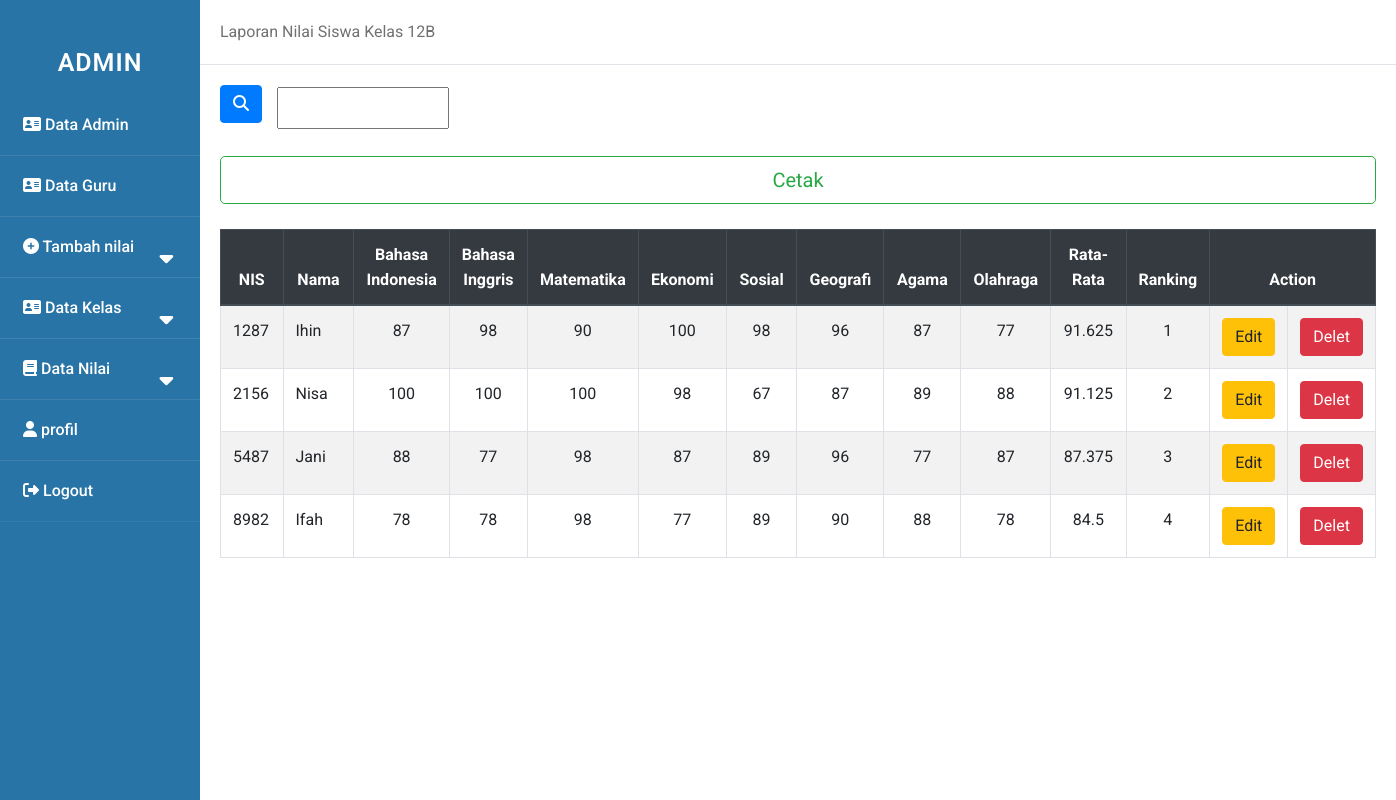
The app's page /admin/nilai_12b.php with its own data.
### tables this page shows
CREATE TABLE `nilai_12b` (
  `nis` varchar(100) NOT NULL,
  `nama` varchar(100) NOT NULL,
  `b_indo` varchar(100) NOT NULL,
  `b_ing` varchar(100) NOT NULL,
  `mtk` varchar(100) NOT NULL,
  `ekonomi` varchar(100) NOT NULL,
  `sosial` varchar(100) NOT NULL,
  `geografi` varchar(100) NOT NULL,
  `agama` varchar(100) NOT NULL,
  `olga` varchar(100) NOT NULL,
  `total` float NOT NULL
);

### admin/nilai_12b.php (the view, shortened to what this page needs)
<!DOCTYPE html>
<html>
    <head>
        <link rel="stylesheet" href="../asset/style.css">
    </head>
    <body>
    <div class="wrapper">
    <nav class="sidebar">
            <div class="text">ADMIN</div>
            <ul>
                <li><a href="data_admin.php"><i class="fas fa-address-card"></i> Data Admin</a></li>
                <li><a href="data_guru.php"><i class="fas fa-address-card "></i> Data Guru</a></li>
                <li>
                    <a class="nil-btn"><i class="fas fa-plus-circle"></i> Tambah nilai
                    <span class="fas fa-caret-down tam"></span>
                    </a>
                </li>
                <li>
                    <a class="feat-btn"><i class="fas fa-address-card "></i> Data Kelas
                        <span class="fas fa-caret-down first"></span>
                    </a>
                </li>
                <li>
                    <a class="serv-btn"><i class="fas fa-book"></i> Data Nilai
                    <span class="fas fa-caret-down second"></span>
                    </a>
                </li>
                <li><a href="profil.php"><i class="fas fa-user"></i> profil</a></li>
                <li><a href="../logout.php"><i class="fas fa-sign-out-alt"></i> Logout</a></li>
            </ul>
        </nav>
        <div class="main_content">
        <div class="header">Laporan Nilai Siswa Kelas 12B</div>
        <div class="info">
        <head>
            <link rel="stylesheet" href="https://cdn.jsdelivr.net/npm/bootstrap@4.5.3/dist/css/bootstrap.min.css">
        </head>
        <form action="" method="post" class="form-inline">
            <button type="submit" class="btn btn-primary mb-2" name="submit"><i class="fas fa-search"></i></button>
            <div class="col-sm-11">
                <input type="text" name="cari" palceholder="pencarian" autocomplete="off" class="col-sm-2 col-form-label">
            </div>
        </form>
        <br>
            <body>
            <a href="cetak_nilai_12b.php"><button type="button" class="btn btn-outline-success btn-lg btn-block">Cetak</button>
            <br>
                <table class="table table-bordered table-striped">
            <thead class="thead-dark">
                <tr  align="center">
                    <th scope="col">NIS</th>
                    <th scope="col">Nama</th>
                    <th scope="col">Bahasa Indonesia</th>
                    <th scope="col">Bahasa Inggris</th>
                    <th scope="col">Matematika</th>
                    <th scope="col">Ekonomi</th>
                    <th scope="col">Sosial</th>
                    <th scope="col">Geografi</th>
                    <th scope="col">Agama</th>
                    <th scope="col">Olahraga</th>
                    <th scope="col">Rata-Rata</th>
                    <th scope="col">Ranking</th>
                    <th scope="col" colspan="2">Action</th>
                </tr>
            <tbody>
        </thead>
            <?php
                include "../asset/koneksi.php";
                $rangking=1;
                if(isset($_POST['submit'])){
                    $cari=$_POST['cari'];
                    $query = mysqli_query($koneksi,"SELECT * FROM nilai_12b WHERE nama LIKE '$cari%'");
                }else{
                    $query= mysqli_query($koneksi,"SELECT * FROM nilai_12b ORDER BY total DESC ");
                }
                while ($data = mysqli_fetch_array($query)){
            ?>
                <tr >
                    <td width="100"><?php echo $data['nis'];?></td>
                    <td width="160"><?php echo $data['nama'];?></td>
                    <td align="center" width="80"><?php echo $data['b_indo'];?></td>
                    <td align="center" width="80"><?php echo $data['b_ing'];?></td>
                    <td align="center" width="100"><?php echo $data['mtk'];?></td>
                    <td align="center" width="100"><?php echo $data['ekonomi'];?></td>
                    <td align="center" width="100"><?php echo $data['sosial'];?></td>
                    <td align="center" width="100"><?php echo $data['geografi'];?></td>
                    <td align="center" width="100"><?php echo $data['agama'];?></td>
                    <td align="center" width="100"><?php echo $data['olga'];?></td>
                    <td align="center" width="100"><?php echo $data['total'];?></td>
                    <td align="center" width="80"><?php echo $rangking++;?></td>
                    <td align="center" width="80"><a href="edit-nilai_12b.php?id=<?php echo $data['nis']; ?> ">
                    <button type="button" class="btn btn-warning">Edit</button>
                    <td align="center" width="80"><a href="hapus-nilai_12b.php?id=<?php echo $data['nis']; ?> ">
                    <button type="button" class="btn btn-danger">Delet</button>
                    </td>
                </tr>
            <?php
                }
            ?>
                </table>
            </body>
        </div>
    </div>
    </div>
    </body>
</html>

### asset/style.css (style rules this page uses)
* { margin: 0; padding: 0; user-select: none; box-sizing: border-box; font-family: 'roboto', sans-serif; }
.wrapper { display: flex; position: relative; }
.sidebar { position: fixed; width: 200px; height: 100%; left: 0; background: #2874A6; padding: 30px 0; }
.sidebar .text { color: white; font-size: 25px; font-weight: 600; line-height: 65px; text-align: center; background: #2874A6; letter-spacing: 1px; }
.main_content { width: 100%; margin-left: 200px; }
.main_content .header { padding: 20px; background: #fff; color: #717171; border-bottom: 1px solid #e0e4e8; }
.main_content .info { margin: 20px; color: #717171; line-height: 25px; }
nav ul { background: #2874A6; height: 100%; width: 100%; list-style: none; }
nav ul li { line-height: 60px; border-bottom: 1px solid rgba(255, 255, 255, 0.1); }
nav ul li:last-child { border-bottom: 1px solid rgba(255, 255, 255, 0.05); }
nav ul li a { position: relative; color: white; text-decoration: none; font-size: 16px; padding-left: 20px; font-weight: 500; display: block; width: 100%; border-left: 3px solid transparent; }
nav ul li a span { position: absolute; top: 50%; right: 20px; transform: translate(-50%); font-size: 22px; transition: transform 0.4s; }

### records on screen
nilai_12b: nis "1287", nama "Ihin", b_indo "87", b_ing "98", mtk "90", ekonomi "100", sosial "98", geografi "96", agama "87", olga "77", total "91.625"
nilai_12b: nis "2156", nama "Nisa", b_indo "100", b_ing "100", mtk "100", ekonomi "98", sosial "67", geografi "87", agama "89", olga "88", total "91.125"
nilai_12b: nis "5487", nama "Jani", b_indo "88", b_ing "77", mtk "98", ekonomi "87", sosial "89", geografi "96", agama "77", olga "87", total "87.375"
nilai_12b: nis "8982", nama "Ifah", b_indo "78", b_ing "78", mtk "98", ekonomi "77", sosial "89", geografi "90", agama "88", olga "78", total "84.5"
